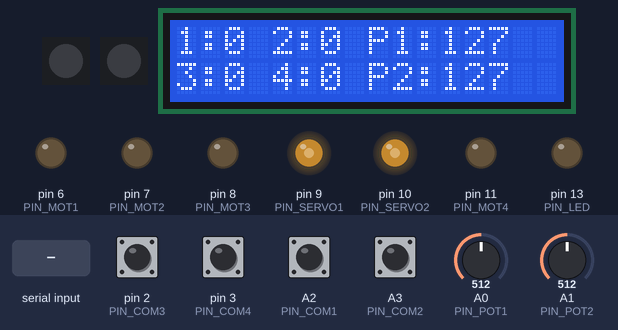
A sketch run on a simulated Arduino Nano, built with avr-gcc and run on an emulated ATmega328P. Parts: 2 × 1 RGB LEDs in strip order, left to right, 16×2 character LCD, output pins drawn as LEDs (lit = HIGH). Inputs (shaded band) come from the test bench; at power-on: A2 (PIN_COM1), A3 (PIN_COM2), pin 2 (PIN_COM3), pin 3 (PIN_COM4) HIGH, A0 (PIN_POT1) = 512, A1 (PIN_POT2) = 512. Dim RGB values are drawn brighter than linear; what the sketch prints to the serial monitor is not drawn.

Above: at 2.7 s.
2.8 s: "r" received over Serial
At 4.6 s:
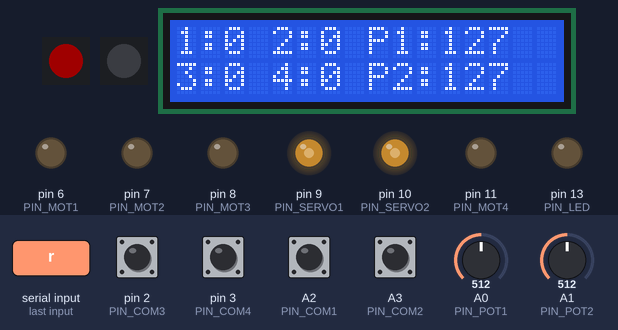
4.9 s: "v" received over Serial
At 6.7 s:
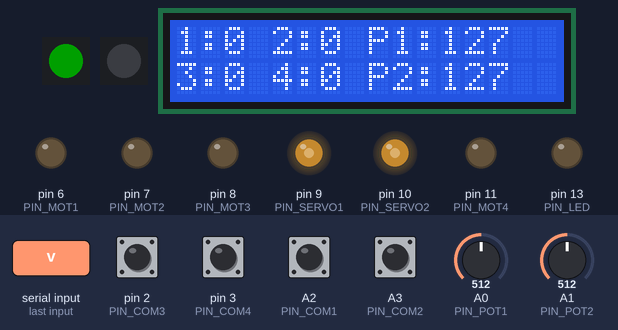
7.0 s: "n" received over Serial
At 7.51 s:
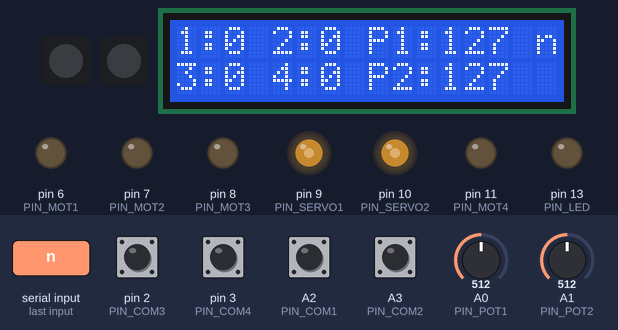
9.1 s: A0 (PIN_POT1) set to 716
At 10.4 s:
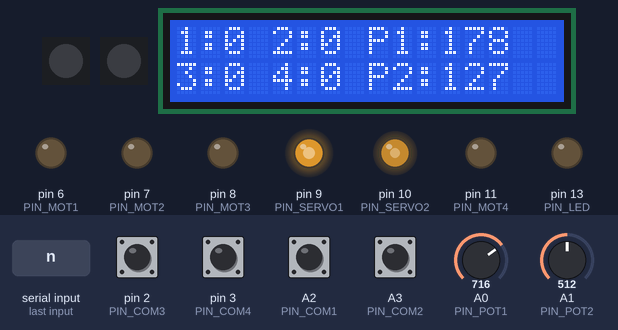
10.7 s: A1 (PIN_POT2) set to 716
At 11.9 s:
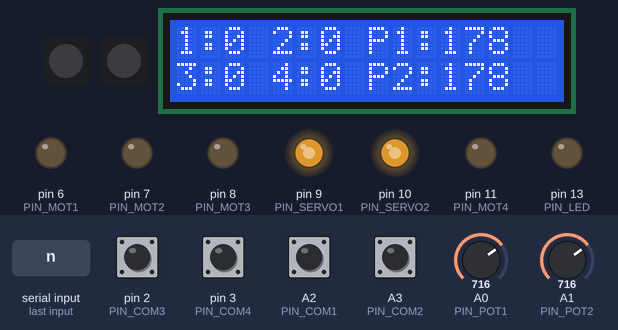
12.4 s: pin 2 (PIN_COM3) pulled LOW for 0.15 s
At 12.67 s:
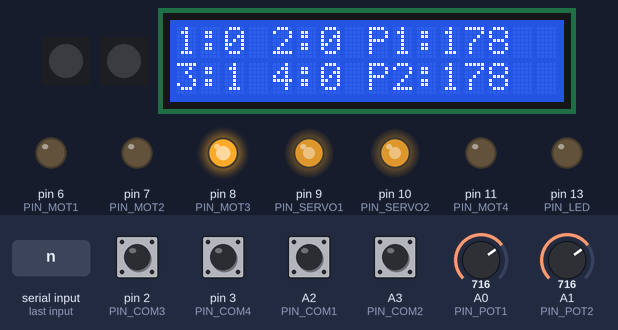
Timing chart, 0 to 15.2 s (numbered marks = the images above; inputs shaded):
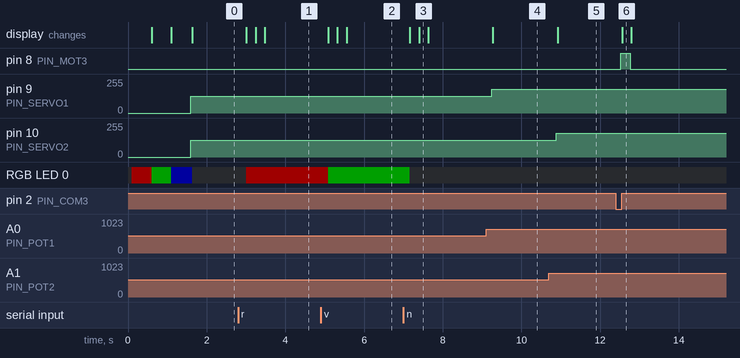

Measured:
- after the input at 2.8 s, RGB LED 0: off → RGB(31, 0, 0) after 0.21 s
- after the input at 4.9 s, RGB LED 0: RGB(31, 0, 0) → RGB(0, 31, 0) after 0.19 s
- after the input at 7.0 s, RGB LED 0: RGB(0, 31, 0) → off after 0.17 s
- after the input at 9.1 s, pin 9 (PIN_SERVO1): 127/255 → 178/255 after 0.14 s; the display: changes after 0.18 s (image 4)
- after the input at 10.7 s, pin 10 (PIN_SERVO2): 127/255 → 178/255 after 0.18 s; the display: changes after 0.22 s (image 5)
- after the input at 12.4 s, pin 8 (PIN_MOT3): LOW → HIGH after 0.13 s, → LOW 0.23 s later; the display: changes after 0.16 s (image 6)

The sketch:

saaq-auto-v1.ino
```cpp
// saaq-auto-v1.ino
// par Francois Belleau pour le projet http://Qliic.org

#define PIN_COM1    A2
#define PIN_COM2    A3
#define PIN_COM3    2
#define PIN_COM4    3

#define PIN_POT1    A0
#define PIN_POT2    A1

#define PIN_TRIG  A6
#define PIN_ECHO  A7

#define PIN_RGB1  4
#define PIN_RGB2  5

#define PIN_MOT1  6
#define PIN_MOT2  7
#define PIN_MOT3  8
#define PIN_MOT4  11

#define PIN_SERVO1  9
#define PIN_SERVO2  10

#define PIN_PIEZO   12
#define PIN_LED     13

#define NOTE_A3  220
#define NOTE_B3  247
#define NOTE_C4  262
#define NOTE_D4  294
#define NOTE_E4  330
#define NOTE_F4  349
#define NOTE_G4  392
#define NOTE_A4  440
#define NOTE_B4  494
#define NOTE_C5  523
#define NOTE_D5  587
#define NOTE_E5  659
#define NOTE_F5  698
#define NOTE_G5  784

#include <Servo.h>
Servo Servo1, Servo2;

#include <LiquidCrystal_I2C.h>
LiquidCrystal_I2C LCD(39,16,2);

#include <Adafruit_NeoPixel.h>
Adafruit_NeoPixel pixel1 = Adafruit_NeoPixel(1, PIN_RGB1, NEO_GRB + NEO_KHZ800);
Adafruit_NeoPixel pixel2 = Adafruit_NeoPixel(1, PIN_RGB2, NEO_GRB + NEO_KHZ800);

int carLu;
String lettre, couleurLu;

String buffer1, buffer2;

//int hue[] =   {023,022,021,020,019,018,017,016,015,014,013,012,011,010,009,008,007,006,005,004,003,002,001,000};
String couleurNom[] = {"Rouge","Orange","Jaune","Vert","Turquoise","Bleu","Violet"};
String couleurLettre = "ROJVTLM";

String noteNom0[] = {"DO","RE","MI","FA","SOL","LA","SI","do","re","mi","fa","sol","la","si"};
String noteLettre[] = {"A","B","C","D","E","F","G","a","b","c","d","e","f","g","g"};
int noteFrequence[] = {NOTE_A3,NOTE_B3,NOTE_C4,NOTE_D4,NOTE_E4,NOTE_F4,NOTE_G4,NOTE_A4,NOTE_B4,NOTE_C5,NOTE_D5,NOTE_E5,NOTE_F5,NOTE_G5};

int red[] =   {000,000,255,255,255,255,255,200,150,100,000,000,000,000,000,000,000,000,000,100,150,200,255,255,255,255};
int green[] = {000,000,000,100,150,200,255,255,255,255,255,255,255,255,255,200,150,100,000,000,000,000,000,000,000,000};
int blue[] =  {000,000,000,000,000,000,000,000,000,000,000,100,150,200,255,255,255,255,255,255,255,255,255,200,150,100};

int analogLu, analog1, analog2;
int digital1, digital2, digital3, digital4;

int distanceLu, couleur, n0, compteur;
int servo1, servo2, servoPos1, servoPos2;
long SR04_duration;

int luminosite = 8;

char* asciiCode = "                                 ! #$%&'()*+,-./0123456789:;<=>?@ABCDEFGHIJKLMNOPQRSTUVWXYZ[ ]^_`abcdefghijklmnopqrstuvwxyz{|}~";
String note;

boolean led13 = false;

void setup() {
  pixel1.begin();
  pixel2.begin();

  Serial.begin(9600);
  Serial.println("Allo toi ! On Qliic ensemble ? (v3.0)");

  LCD.init();
  LCD.backlight();

  pinMode(PIN_TRIG, OUTPUT);
  pinMode(PIN_ECHO, INPUT);

  pinMode(PIN_COM1, INPUT_PULLUP);
  pinMode(PIN_COM2, INPUT_PULLUP);
  pinMode(PIN_COM3, INPUT_PULLUP);
  pinMode(PIN_COM4, INPUT_PULLUP);

  pinMode(PIN_POT1, INPUT);
  pinMode(PIN_POT2, INPUT);

  pinMode(PIN_MOT1, OUTPUT);
  pinMode(PIN_MOT2, OUTPUT);
  pinMode(PIN_MOT3, OUTPUT);
  pinMode(PIN_MOT4, OUTPUT);

  pinMode(PIN_LED, OUTPUT);

  buffer1 = "0123456789123456";
  buffer1 = "Allo toi ! On   ";
  buffer2 = "Qliic ensemble ?";
  //Serial.println(buffer1);
  //Serial.println(buffer2);
  LCD.setCursor(0,0);
  LCD.print(buffer1);
  LCD.setCursor(0,1);
  LCD.print(buffer2);

    couleur=2;
    pixel1.setPixelColor(0, pixel1.Color(red[couleur]/luminosite, green[couleur]/luminosite, blue[couleur]/luminosite));
    pixel1.show();
    delay(500);
    couleur=10;
    pixel1.setPixelColor(0, pixel1.Color(red[couleur]/luminosite, green[couleur]/luminosite, blue[couleur]/luminosite));
    pixel1.show();
    delay(500);
    couleur=18;
    pixel1.setPixelColor(0, pixel1.Color(red[couleur]/luminosite, green[couleur]/luminosite, blue[couleur]/luminosite));
    pixel1.show();
    delay(500);
    couleur=0;
    pixel1.setPixelColor(0, pixel1.Color(red[couleur]/luminosite, green[couleur]/luminosite, blue[couleur]/luminosite));
    pixel1.show();
}

int SR04_Distance() {
  int SR04_distance;

  // Clears the trigPin
  digitalWrite(PIN_TRIG, LOW);
  delayMicroseconds(2);
  // Sets the trigPin on HIGH state for 10 micro seconds
  digitalWrite(PIN_TRIG, HIGH);
  delayMicroseconds(10);
  digitalWrite(PIN_TRIG, LOW);

  // Reads the echoPin, returns the sound wave travel time in microseconds
  SR04_duration = pulseIn(PIN_ECHO, HIGH, 7000);
  SR04_duration = SR04_duration > 1500 ? 0 : SR04_duration;
  //Serial.println(SR04_duration);

  // Calculating the distance
  SR04_distance = SR04_duration * 0.034/2;
  //Serial.println(SR04_distance);

  return SR04_distance;
}

void interpreteur() {
  int delay_tone = 200;

  if (lettre == "n") {
    couleur = 0;
    pixel1.setPixelColor(0, pixel1.Color(red[couleur]/luminosite, green[couleur]/luminosite, blue[couleur]/luminosite));
    pixel1.show();
    delay(delay_tone);
  }
  if (lettre == "r") {
    couleur = 2;
    pixel1.setPixelColor(0, pixel1.Color(red[couleur]/luminosite, green[couleur]/luminosite, blue[couleur]/luminosite));
    pixel1.show();
    delay(delay_tone);
  }
  if (lettre == "v") {
    couleur = 10;
    pixel1.setPixelColor(0, pixel1.Color(red[couleur]/luminosite, green[couleur]/luminosite, blue[couleur]/luminosite));
    pixel1.show();
    delay(delay_tone);
  }
  if (lettre == "1") {
    digitalWrite(PIN_MOT1, 1);
    delay(delay_tone);
    digitalWrite(PIN_MOT1, 0);
  }

  if (lettre == "2") {
    digitalWrite(PIN_MOT2, 1);
    delay(delay_tone);
    digitalWrite(PIN_MOT2, 0);
  }

  if (lettre == "3") {
    digitalWrite(PIN_MOT3, 1);
    delay(delay_tone);
    digitalWrite(PIN_MOT3, 0);
  }

  if (lettre == "4") {
    digitalWrite(PIN_MOT4, 1);
    delay(delay_tone);
    digitalWrite(PIN_MOT4, 0);
  }

}

void loop() {

  //Serial.println(distanceLu);

  carLu = Serial.available() ? Serial.read() : 0;

  digital1 = ! digitalRead(PIN_COM1);
  digital2 = ! digitalRead(PIN_COM2);
  digital3 = ! digitalRead(PIN_COM3);
  digital4 = ! digitalRead(PIN_COM4);

  digitalWrite(PIN_MOT1, digital1);
  digitalWrite(PIN_MOT2, digital2);
  digitalWrite(PIN_MOT3, digital3);
  digitalWrite(PIN_MOT4, digital4);

  analog1 = map(analogRead(PIN_POT1),0,1023,0,255);
  analog2 = map(analogRead(PIN_POT2),0,1023,0,255);
  analogWrite(PIN_SERVO1, analog1);
  analogWrite(PIN_SERVO2, analog2);

  Servo1.write(map(analogRead(PIN_POT1),0,1023,0,180));
  Servo2.write(map(analogRead(PIN_POT2),0,1023,0,180));

  //note = noteLettre[map(analogLu,0,1023,0,14)];
  //couleurLu = couleurLettre[map(analogLu,0,1023,0,8)];

  couleur = map(analog1,0,99,0,25);

  lettre = "";
  if (carLu != 0) {
    lettre = asciiCode[carLu];

    Serial.println("cr recu:" + lettre);
    Serial.print(buffer1);
    Serial.print(" ");
    Serial.println(buffer2);

    interpreteur();
  }

  buffer1 = "1:" + String(digital1) + " 2:" + String(digital2) + " P1:" + String(analog1) + " " + lettre + "  ";
  buffer2 = "3:" + String(digital3) + " 4:" + String(digital4) + " P2:" + String(analog2) + "   ";

  LCD.setCursor(0,0);
  LCD.print(buffer1);
  LCD.setCursor(0,1);
  LCD.print(buffer2);

  delay(200);

  //delay(250);
}
```
